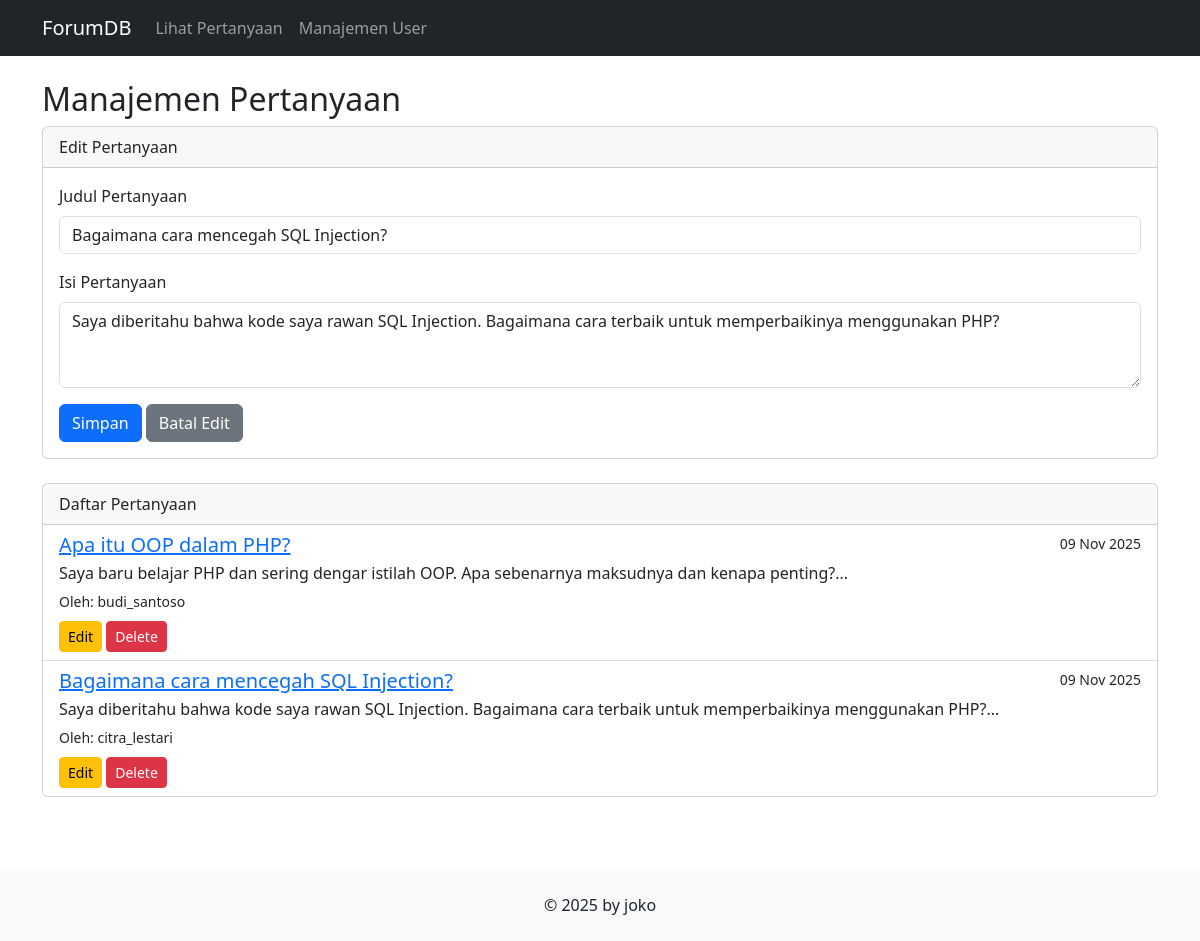
/index.php?page=questions&action=edit&id=2, run on the app's committed database.
### tables this page shows
CREATE TABLE questions (
    question_id INT AUTO_INCREMENT PRIMARY KEY,
    author_id INT NOT NULL,
    title VARCHAR(255) NOT NULL,
    body TEXT NOT NULL,
    created_at TIMESTAMP DEFAULT CURRENT_TIMESTAMP,
    
    FOREIGN KEY (author_id) 
        REFERENCES users(user_id) 
        ON DELETE CASCADE
);

CREATE TABLE users (
    user_id INT AUTO_INCREMENT PRIMARY KEY,
    username VARCHAR(50) NOT NULL UNIQUE,
    email VARCHAR(100) NOT NULL UNIQUE,
    password VARCHAR(255) NOT NULL,
    reputation_points INT DEFAULT 0,
    created_at TIMESTAMP DEFAULT CURRENT_TIMESTAMP
);

### config/db.php (called while the page is built, shortened)
<?php
class Database {
    private $host = "localhost";
    private $username = "root";
    private $password = "";
    private $dbname = "forum_db";
    public function __construct() {
        try {
            $this->conn = new PDO("mysql:host=$this->host;dbname=$this->dbname", $this->username, $this->password);
        } catch (PDOException $e) {
            echo "Connection failed: " . $e->getMessage();
        }
    }
}
?>

### class/Question.php (called while the page is built, shortened)
<?php
require_once 'config/db.php';
class Question {
    private $db;
    public function __construct() {
        $this->db = (new Database())->conn;
    }
    public function getAllQuestions() {
        $stmt = $this->db->query("
            SELECT q.*, u.username
            FROM questions q
            JOIN users u ON q.author_id = u.user_id
            ORDER BY q.created_at DESC
        ");
        return $stmt->fetchAll(PDO::FETCH_ASSOC);
    }
    public function getQuestionById($question_id) {
        $stmt = $this->db->prepare("
            SELECT q.*, u.username
            FROM questions q
            JOIN users u ON q.author_id = u.user_id
            WHERE q.question_id = ?
        ");
        $stmt->execute([$question_id]);
        return $stmt->fetch(PDO::FETCH_ASSOC);
    }
}
?>

### view/questions.php (the view, shortened to what this page needs)
<?php
$question_to_edit = null;
$action = $_GET['action'] ?? '';
try {
    if ($action == 'edit' && isset($_GET['id'])) {
        $question_to_edit = $question->getQuestionById($_GET['id']);
    }
} catch (Exception $e) {
    $pesan = "Error: " . $e->getMessage();
}
$questions = $question->getAllQuestions();
?>
<h2>Manajemen Pertanyaan</h2>
<div class="card">
    <div class="card-header">
        <?php echo ($question_to_edit) ? 'Edit Pertanyaan' : 'Buat Pertanyaan Baru'; ?>
    </div>
    <div class="card-body">
        <form action="index.php?page=questions" method="POST">
            <div class="mb-3">
                <label for="title" class="form-label">Judul Pertanyaan</label>
                <input type="text" class="form-control" id="title" name="title" value="<?php echo htmlspecialchars($question_to_edit['title'] ?? ''); ?>" required>
            </div>
            <div class="mb-3">
                <label for="body" class="form-label">Isi Pertanyaan</label>
                <textarea class="form-control" id="body" name="body" rows="3" required><?php echo htmlspecialchars($question_to_edit['body'] ?? ''); ?></textarea>
            </div>
            <button type="submit" class="btn btn-primary">Simpan</button>
            <?php if ($question_to_edit): ?>
                <a href="index.php?page=questions" class="btn btn-secondary">Batal Edit</a>
            <?php endif; ?>
        </form>
    </div>
</div>
<div class="card">
    <div class="card-header">Daftar Pertanyaan</div>
    <div class="list-group list-group-flush">
        <?php foreach ($questions as $q): ?>
            <div class="list-group-item">
                <div class="d-flex w-100 justify-content-between">
                    <h5 class="mb-1">
                        <a href="index.php?page=question_detail&id=<?php echo $q['question_id']; ?>">
                            <?php echo htmlspecialchars($q['title']); ?>
                        </a>
                    </h5>
                    <small><?php echo date('d M Y', strtotime($q['created_at'])); ?></small>
                </div>
                <p class="mb-1"><?php echo nl2br(htmlspecialchars(substr($q['body'], 0, 150))); ?>...</p>
                <small>Oleh: <?php echo htmlspecialchars($q['username']); ?></small>
                <div class="mt-2">
                    <a href="index.php?page=questions&action=edit&id=<?php echo $q['question_id']; ?>" class="btn btn-sm btn-warning">Edit</a>
                    <a href="index.php?page=questions&action=delete&id=<?php echo $q['question_id']; ?>" class="btn btn-sm btn-danger" onclick="return confirm('Yakin ingin menghapus pertanyaan ini? (Semua jawaban terkait akan ikut terhapus)');">Delete</a>
                </div>
            </div>
        <?php endforeach; ?>
    </div>
</div>

### view/header.php (style rules this page uses)
body { display: flex; flex-direction: column; min-height: 100vh; }
.card { margin-bottom: 1.5rem; }

### data on the page
questions: title "Bagaimana cara mencegah SQL Injection?", body "Saya diberitahu bahwa kode saya rawan SQL Injection. Bagaimana cara terbaik untuk memperbaikinya menggunakan PHP?", created_at "09 Nov 2025", author.username "citra_lestari"
questions: title "Apa itu OOP dalam PHP?", created_at "09 Nov 2025", body "Saya baru belajar PHP dan sering dengar istilah OOP. Apa sebenarnya maksudnya dan kenapa penting?", author.username "budi_santoso"
